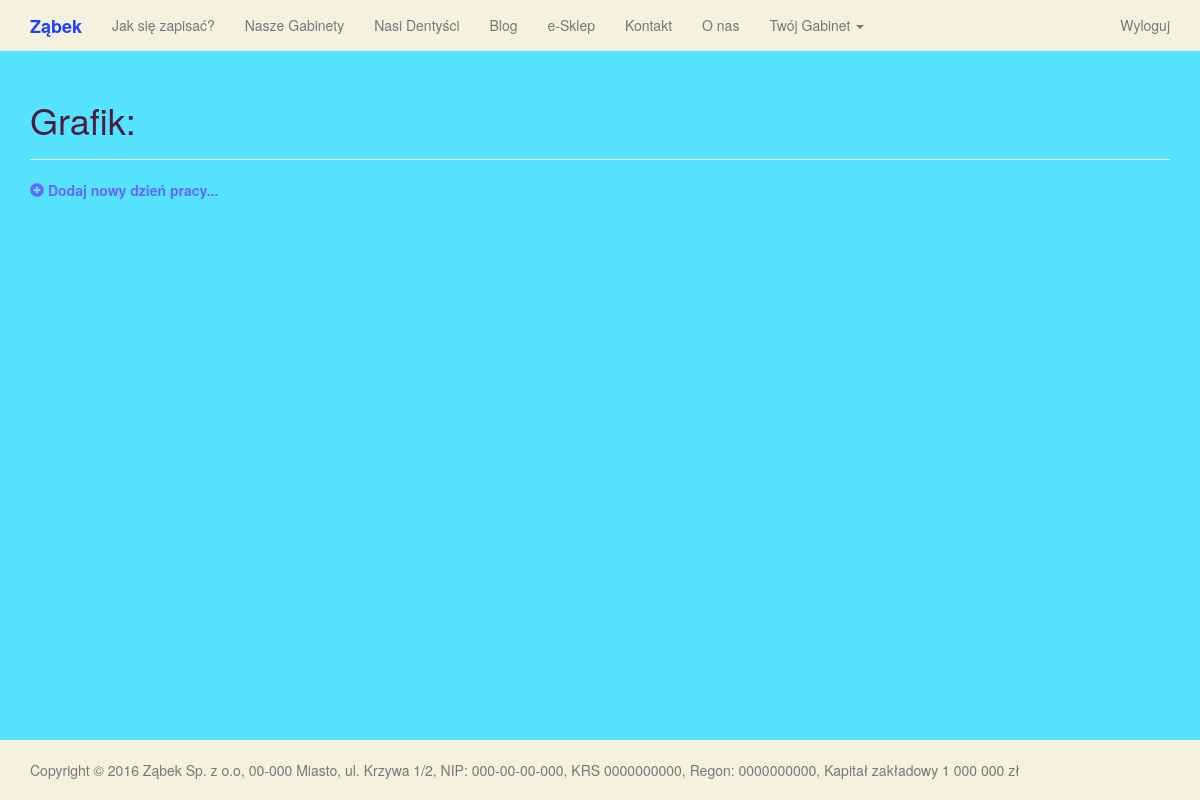
The page /schedule/list/ (signed in) on the database as committed earlier.
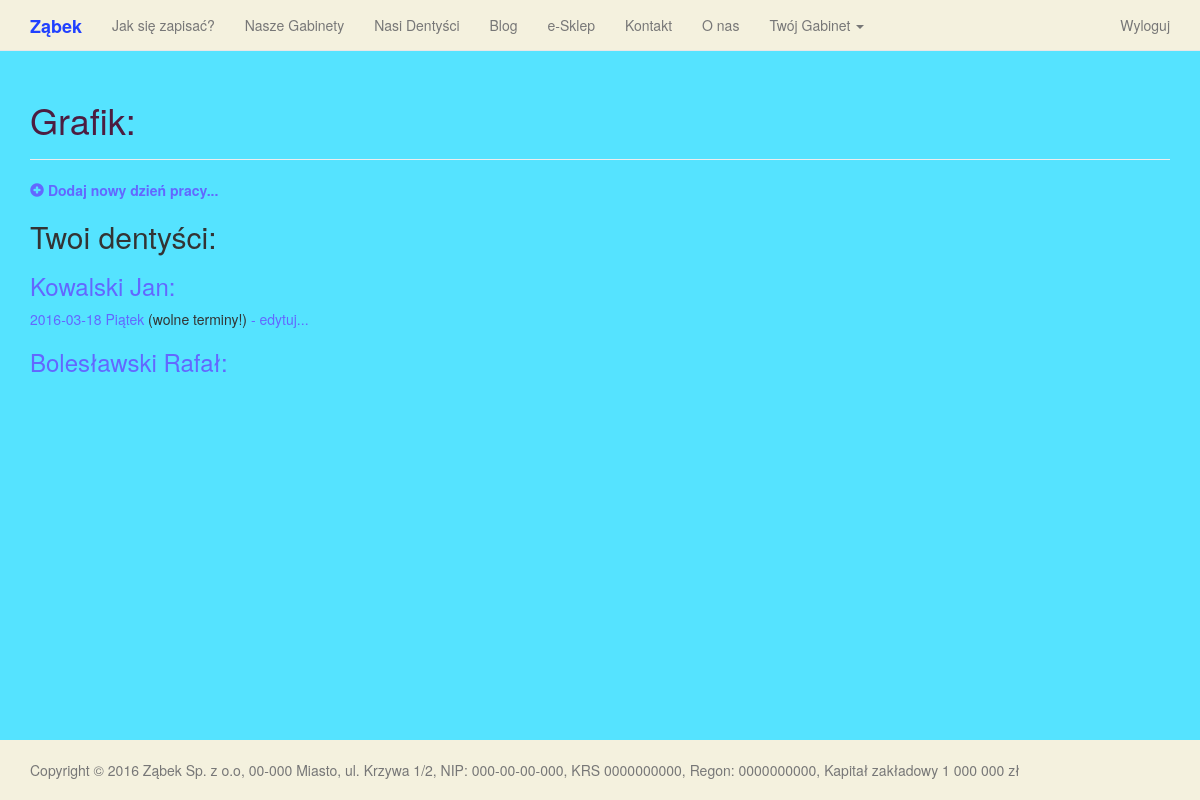
The same page on the database as committed later.
### main_page/models.py (models this page shows, shortened)
class Dentist(models.Model):
    professional_title = models.CharField(max_length=50, help_text="Tytuł zawodowy dentysty")
    name = models.CharField(max_length=100, help_text="Imię")
    surname = models.CharField(max_length=100, help_text="Nazwisko")
    biography = MarkdownField(null=True, help_text="Biografia")
    profile_image = models.ImageField(upload_to="dentists", blank=True, null=True, help_text="Zdjęcie")
    pwz_number = models.CharField(max_length=7, null=True, help_text="7-cyfrowy numer prawa wykonywania zawodu (PWZ)",
         validators=[MaxLengthValidator(7), MinLengthValidator(7)])
    specialties = models.CharField(max_length=100, null=True, help_text="Specjalizacja")
    slug = models.SlugField(max_length=100, unique=True, null=True, help_text="Nazwa linku w postaci - nazwisko-imie-pwz - male litery, bez polskich znaków")
    office = models.ForeignKey(Office, null=True, related_name="workplace")
    def __str__(self):
        return self.surname + " " + self.name
    def get_absolute_url(self):
        return "/dentist/{0}/".format(self.slug)
    class Meta:
        verbose_name = "Dentist"
        verbose_name_plural = 'Dentists'

class DentistDay(models.Model):
    date = models.DateField(null=True)
    dentist = models.ForeignKey(Dentist)
    office = models.ForeignKey(Office)
    slot10_11 = models.ForeignKey(User, null=True, blank=True, related_name="hours_1000_1100", help_text="10:00-11.00")
    slot11_12 = models.ForeignKey(User, null=True, blank=True, related_name="hours_1100_1200", help_text="11:00-12.00")
    slot12_13 = models.ForeignKey(User, null=True, blank=True, related_name="hours_1200_1300", help_text="12:00-13.00")
    slot13_14 = models.ForeignKey(User, null=True, blank=True, related_name="hours_1300_1400", help_text="13:00-14.00")
    slot14_15 = models.ForeignKey(User, null=True, blank=True, related_name="hours_1400_1500", help_text="14:00-15.00")
    slot15_16 = models.ForeignKey(User, null=True, blank=True, related_name="hours_1500_1600", help_text="15:00-16.00")
    slot16_17 = models.ForeignKey(User, null=True, blank=True, related_name="hours_1600_1700", help_text="16:00-17.00")
    slot17_18 = models.ForeignKey(User, null=True, blank=True, related_name="hours_1700_1800", help_text="17:00-18.00")
    slot18_19 = models.ForeignKey(User, null=True, blank=True, related_name="hours_1800_1900", help_text="18:00-19.00")
    slot19_20 = models.ForeignKey(User, null=True, blank=True, related_name="hours_1900_2000", help_text="19:00-20.00")
    def __str__(self):
        return  "{}".format(self.date)
    def get_absolute_url(self):
        return "/schedule/day/{0}/".format(self.pk)
    def get_edit_url(self):
        return "/schedule/day_edit/{0}/".format(self.pk)
    @property
    def is_active(self):
        return self.date >= datetime.date.today()
    @property
    def has_free_slots(self):
        slots_list = [self.slot10_11, self.slot11_12, self.slot12_13, self.slot13_14, self.slot14_15, self.slot15_16, self.slot16_17, self.slot17_18, self.slot18_19, self.slot19_20]
        for slot in slots_list:
            if slot is not None:
                if slot.groups.all():
                    if slot.groups.all()[0].name == "Offices" and (self.date >= datetime.date.today()):
                        return True
        return False
    class Meta:
        unique_together = ('date', 'dentist',)
        verbose_name = "Schedule"
        verbose_name_plural = 'Schedules'

### main_page/views.py (the view)
# urls.py: url(r'^schedule/list/$', views.SchedulesListView.as_view(), name="schedules_list"),
class SchedulesListView(generic.ListView):
    queryset = models.DentistDay.objects.all()
    template_name = "office/dentist_schedules_list.html"
    paginate_by = 10
    def get_context_data(self, **kwargs):
        user_id = self.request.user.id
        context = super(SchedulesListView, self).get_context_data(**kwargs)
        context['dentists'] = models.Dentist.objects.filter(office__user_id=user_id)
        return context
    def get_queryset(self):
        user_id = self.request.user.id
        object_list = super(SchedulesListView, self).get_queryset()
        return object_list.filter(office__user_id=user_id).order_by('date')
    @method_decorator(login_required)
    @method_decorator(user_passes_test(lambda u: u.groups.filter(name='Offices').count() == 1, login_url='/forbidden'))
    def dispatch(self, *args, **kwargs):
        return super(SchedulesListView, self).dispatch(*args, **kwargs)

### main_page/templates/office/dentist_schedules_list.html (shortened to what this page needs)
{% extends "base.html" %}
    {% load django_markdown %}
    {% load  static %}
    {% block header %}
        <h1>Grafik:</h1>
    {% endblock %}
    {% block content %}
        <p><b><a href="{% url 'main_page:schedule_create' %}"><i class="glyphicon glyphicon-plus-sign"></i> Dodaj nowy dzień pracy...</a></b></p>
        {% if object_list %}
        <h2>Twoi dentyści:<h2>
        {% for dentist in dentists %}
                <h3><a href="{{ dentist.get_absolute_url }}" >{{ dentist }}:</a></h3>
                {% for schedule in object_list %}
                    {% if schedule.dentist == dentist %}
                    {% if schedule.is_active %}
                        <p><a href="{{ schedule.get_absolute_url }}">{{ schedule }} {{ schedule.date| date:"l" }} </a> {%if schedule.has_free_slots %}(wolne terminy!){% endif %} <a href="{{ schedule.get_edit_url }}"> - edytuj...</a></p>
                    {% endif %}
                    {% endif %}
                {% endfor %}
        {% endfor %}
        {% endif %}
	{% endblock %}

Rows that differ between the two databases and show on the page:
now on this page (row unchanged): Dentist: surname+name "Kowalski Jan"
added DentistDay: date "2016-03-18", date "Piątek", shows "(wolne terminy!)"
now on this page (row unchanged): Dentist: surname+name "Bolesławski Rafał"
Other text that changed with them:
text now shown: "Twoi dentyści:"
